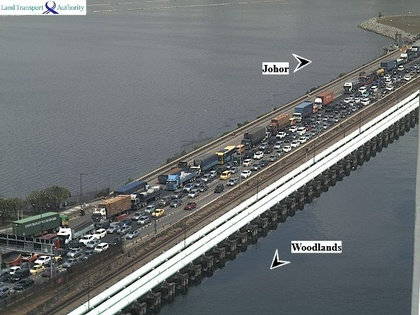
%> input picture 23.jpg, 420 x 315 px, shrunk from 640 x 480 before the run
$ octave coonerDetector.m   (GNU Octave 9; MATLAB toolbox functions it lacks are replaced by stand-ins)
%> lines starting %> are read from the running program, lines starting %| are printed output that depends on the picture
load('BW2.mat','BW');
load('threshold.mat','threshold');
I = imread('23.jpg');
%> I is the input picture: size 315x420x3 uint8; mean R, G, B 110.3, 114.4, 115.4
%I= I.*BW;
I =rgb2gray(I);
%> I: size 315x420 uint8
C = corner(I,300);
%> C = 300 rows, first 12: [304 249; 105 231; 267 67; 296 250; 301 63; 333 249; 309 249; 308 63; 268 71; 285 71; 271 70; 265 71]
noOfCorners = size(C);
%> noOfCorners = [300 2]
noOfCorners = noOfCorners(1);
%> noOfCorners = 300
r = [];
c = [];
for i=1:noOfCorners
    if (BW(C(i,2),C(i,1))==1)
        r = [r; C(i,2)];
        c = [c; C(i,1)];
    end
end
%> this loop made 300 passes
%> (r, c) on passes 1, 4, 6, 7, 14: (249, 304), ([249; 250], [304; 296]), ([249; 250; 249], [304; 296; 333]), ([249; 250; 249; 249], [304; 296; 333; 309]), ([249; 250; 249; 249; 249], [304; 296; 333; 309; 313])
%> after the loop, c = 27 values, max 341 at index 21, min 121 at index 25, mean 287.9; r = 27 values, max 311 at index 25, min 242 at index 23, mean 257

cr = [];
cc = [];
noOfCorners = length(r);
%> noOfCorners = 27
isAllocated = zeros(1,noOfCorners);

for i=1:noOfCorners
    if (isAllocated(i) ~= 1)
        isAllocated(i) = 1;
        count = 1;
        cenR = r(i); cenC = c(i);
        for j=1:noOfCorners
            if (i~=j)
                distance = (r(i)-r(j))^2+(c(i)-c(j))^2
                if distance<threshold(ceil((r(j)+r(i))/2))  %3000
                    isAllocated(j) = 1;
                    count = count + 1;
                    cenR = cenR + r(j);
                    cenC = cenC + c(j);
                end
            end
        end
        cenR = cenR /count;
        cenC = cenC /count;
        cr = [cr; cenR];
        cc = [cc; cenC];
    end

end
%> this loop made 27 passes
%> (cenR, cenC, cr, cc) on passes 1, 22, 23: (250.7, 311.6, 250.7, 311.6), (295.5, 143.8, [250.7; 295.5], [311.6; 143.8]), (247.5, 325.4, [250.7; 295.5; 247.5], [311.6; 143.8; 325.4])
%> after the loop, count = 15; distance = 44980; isAllocated = 27 values from 1 to 1

radii =25*ones(1,length(cc));   %25
centers = [cc,cr];
%> centers = [311.6 250.7; 143.8 295.5; 325.4 247.5]
imshow(I);
hold on
plot(c, r, 'r*');
viscircles(centers,radii);
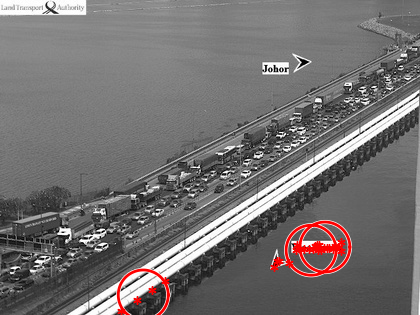
%> figure redrawn from the program's plot data
